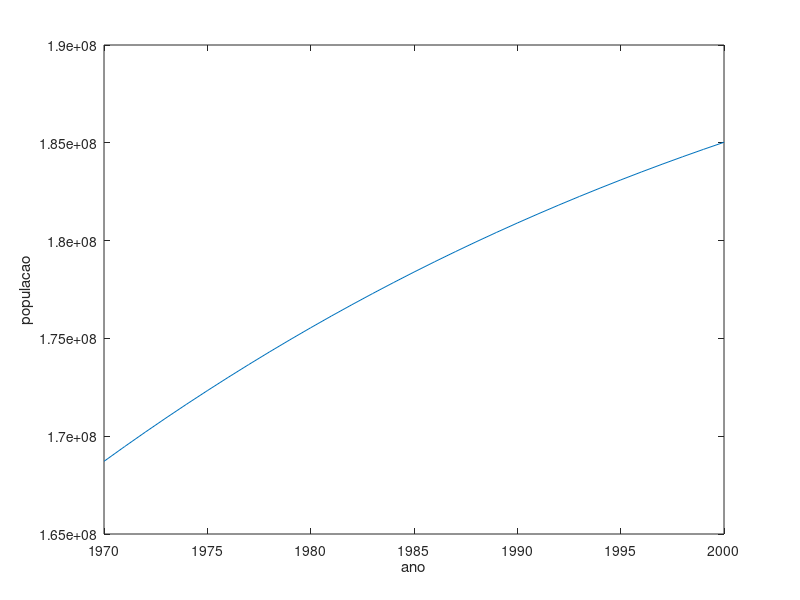

Here is the MATLAB script that generated this plot:
t = 1970:2000;

termo = 1 + exp(-0.0313*(t - 1913.25));
P = 197273000./termo;

plot(t,P)
xlabel('ano'), ylabel('populacao')

P2020 = 197273000/(1 + exp(-0.0313*(2020 - 1913.25)))